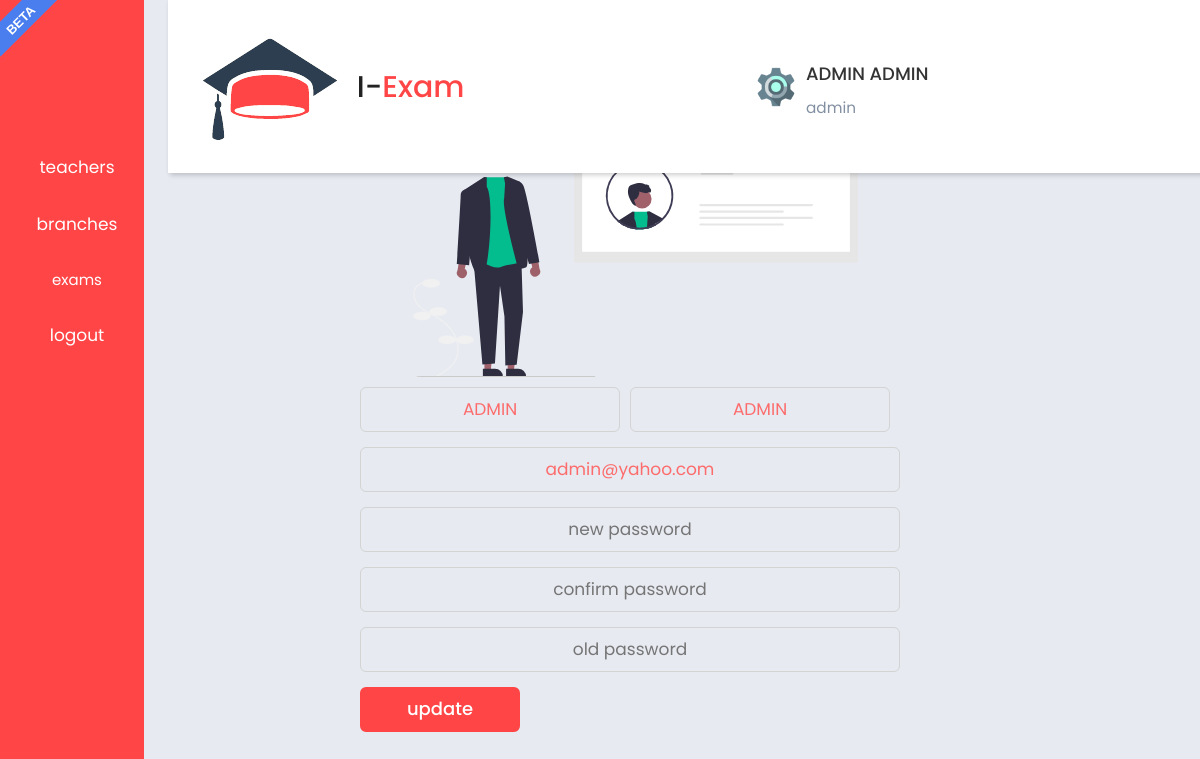
/action/profile.php (signed in), run on the app's committed database.
### tables this page shows
CREATE TABLE `user` (
  `id` int(50) NOT NULL,
  `first_name` varchar(255) NOT NULL,
  `last_name` varchar(255) NOT NULL,
  `gender` enum('Male','Female') NOT NULL DEFAULT 'Male',
  `email` varchar(255) NOT NULL,
  `password` varchar(64) NOT NULL,
  `mobile` varchar(12) NOT NULL,
  `address` text NOT NULL,
  `created` datetime NOT NULL DEFAULT current_timestamp(),
  `role` enum('admin','student','teacher','user') NOT NULL,
  `img_src` varchar(50) NOT NULL DEFAULT 'img/student.png'
);

### action/profile.php (the view, shortened to what this page needs)
<?php
include('../config/db_conn.php');
    $id_user=$_SESSION['userid'];
    $sql_user="SELECT * FROM user WHERE user.id='$id_user'  ";
    $result=mysqli_query($conn, $sql_user);
    $row=mysqli_fetch_assoc($result);
?>
<!DOCTYPE html>
<html lang="en">
<head>
    <?php    include('../inc/header.php'); ?>
    <link rel="stylesheet"
        href="https://maxst.icons8.com/vue-static/landings/line-awesome/line-awesome/1.3.0/css/line-awesome.min.css">
    <link rel="stylesheet" href="../css/admin.css">
    <link rel="stylesheet" href="../css/notification.css">
    <link rel="stylesheet" href="../css/switch.css">
    <link rel="stylesheet" href="../css/tag.css">
</head>
<body style="background-color:#e7eaf1;">
    <div class="sidebar">
        <div class="sidebar-brand">
            <h2><span class=""></span> <span></span></h2>
        </div>
        <div class="sidebar-menu">
            <ul>
            <?php
if($_SESSION['role']=='teacher')
echo'
<li>
                    <a href="teachers/teachers_exam.php" >
                        </br>
                        <p style="font-size:17px;">exams</p>
                    </a>
                </li>
                <li>
                    <a href="#">
                        </br>
                        <p style="font-size:15px;margin-left:25px;">exam questions</p>
                    </a>
                </li>
                <li>
                    <a href="#">
                        </br>
                        <p style="font-size:15px;margin-left:25px;">students results</p>
                    </a>
                </li>
                <li>
                    <a href="#">
                        </br>
                        <p style="font-size:15px;margin-left:40px;">his\her result</p>
                    </a>
                </li>
                <li>
                    <a href="#" class="active">
                        <p style="font-size:17px;">Contact admin</p>
                    </a>
                </li>';
else if($_SESSION['role']=='student')
  echo' <ul>
      <li>
          <a href="student/student_enroll_exam.php" >
              <p style="font-size:17px;">Exams</p>
          </a>
      </li>
      <br>
      <li>
          <a href="student/student_view_exam.php">
              <p style="font-size:17px;">Check Exams</p>
          </a>
      </li>
      <br>
      <li>
          <a href="#">
              <p style="font-size:15px;">Passing Exam & check result</p>
          </a>
      </li>
      <br>
      <li>
         <a href="#" class="active">
                        <p style="font-size:17px;">Contact admin</p>
     </li>';
else echo
'<li>
<a href="admin/admin_students.php" ><span class="las la-users">
        <p style="font-size:17px;">students</p>
    </span>
</a>
</li>
<li>
<a href="admin/admin_teachers.php">
    <span class="las la-user"></span>
    </br>
    <p style="font-size:17px;">teachers</p></span>
</a>
</li>
<li>
<a href="branches/branches_faculty.php">
    </br>
    <p style="font-size:17px;">branches</p>
    </span>
</a>
</li>
<li>
<a href="admin/admin_exams.php">
    </br>
    <p style="font-size:15px;">exams</p>
</a>
</li>';
?>
                <li>
                    <a href="../logout.php" onclick="return confirm('Are You sure you want to logout ?');">
                        <p style="font-size:17px;">logout</p>
                    </a>
                </li>
            </ul>
        </div>
    </div>
    <div class="main-content">
        <header>
            <h2>
                <label for="nav-toggle">
<img src="../img/logo.png">
                </label> I-<font style="color:#ff4546;">Exam</font>
            </h2>
            <div class="user-wrapper">
                <a href="profile.php"><img src="../<?php echo $_SESSION['img']; ?>" width="40px" height="40px" alt=""></a>
                <div>
                    <h4> <?php echo $_SESSION['name']; ?> </h4>
                    <small> <?php echo $_SESSION['role']; ?> </small>
                </div>
            </div>
        </header>
            <center style="padding-top:10%;">
                <br><br>
                <img src="../img/profile_setting.svg" style="width:40%; border-radius: 20px; margin-top:-4%;">
                <section class="contact" id="contact">
                    <div class="max-width">
                        <form>
                            <div class="contact-content">
                                <div class="column right">
                                    <div class="form">
                                        <div class="fields">
                                            <div class="field name">
                                                <input type="text" value="<?php echo $row['first_name'];?>" required>
                                            </div>
                                            <div class="field name">
                                                <input type="text" value="<?php echo $row['last_name'];?>" required>
                                            </div>
                                        </div>
                                        <div class="field name">
                                            <input type="text" value="<?php echo $row['email'];?>" required>
                                        </div>
                                    </div>
                                </div>
                            </div>
                        </form>
                    </div>
                </section>
            </center>
            <center>
                <section class="contact" id="contact">
                    <div class="max-width">
                        <form method="POST" action="update.php">
                            <div class="contact-content">
                                <div class="column right">
                                    <div class="form">
                                        <div class="field name">
                                            <input type="text" placeholder="new password" name="password" id="password"
                                                required>
                                        </div>
                                        <div class="field name">
                                            <input type="text" placeholder="confirm password" id="confirm_password"
                                                name="confirm_password" required>
                                        </div>
                                        <div class="field name">
                                            <input type="text" placeholder="old password" id="old_password"
                                                name="old_password" required>
                                        </div>
                                        <div class="button-area">
                                            <button type="submit" name="update" id="update">update</button>
                                        </div>
                                    </div>
                                </div>
                            </div>
                    </div>
                </section>
            </center>
    </div>
</body>
</html>

### css/admin.css (style rules this page uses)
:root { --main-color: #ff4546; --color-dark: #1d2231; --text-grey: #8390a2; }
body { font-size: 18px; }
* { padding: 0; margin: 0; box-sizing: border-box; list-style-type: none; text-decoration: none; font-family: "Poppins", sans-serif; }
.sidebar { width: 20%; position: fixed; left: 0; top: 0; height: 100%; background: var(--main-color); z-index: 100; transition: width 300ms; }
.sidebar-brand { height: 90px; padding: 1rem 0rem 1rem 2rem; color: #fff; }
.sidebar-menu { margin-top: 30%; }
.sidebar-menu li { width: 100%; margin-bottom: 1.7rem; padding-left: 1rem; }
.sidebar-menu a { padding-left: 1rem; display: block; color: #fff; font-size: 1.1rem; }
.sidebar-menu a span:first-child { font-size: 1.5rem; padding-right: 1rem; }
.main-content { transition: margin-left 300ms; margin-left: 250px; }
header { background: #fff; display: flex; justify-content: space-between; padding: 1rem 2.5rem; box-shadow: 2px 2px 5px rgba(0, 0, 0, 0.2); position: fixed; left: 20%; width: calc(80%); top: 0; z-index: 100; transition: left 300ms; }
header h2 { color: #222; }
.user-wrapper { display: flex; align-items: center; }
.user-wrapper img { border-radius: 50%; margin-right: 1rem; }
.user-wrapper small { display: inline-block; color: var(--text-grey); }
@media only screen and (max-width: 1200px) { .sidebar { width: 12%; } }
@media only screen and (max-width: 1200px) { .sidebar .sidebar-brand, .sidebar li { padding-left: 1rem; text-align: center; } }
@media only screen and (max-width: 1200px) { .sidebar li a { padding-left: 0rem; } }
@media only screen and (max-width: 1200px) { .main-content { margin-left: 5%; } }
@media only screen and (max-width: 1200px) { .main-content header { width: calc(100% - 70px); left: 14%; } }
input[type="text"], input[type="email"], input[type="password"], select, textarea, option { display: block; box-sizing: border-box; padding: 4px; height: 40px; border: 2px solid #ff4546; outline: none; font-family: "Montserrat", sans-serif; font-weight: 400; font-size: 15px; text-align: center; background: none; margin: 10px auto; color: #fd6c6c; border-radius: 7px; transition: 0.25s; }
.contact .contact-content .column { width: calc(50% - 30px); }
.contact .right .form .fields { display: flex; }
.contact .right .form .field, .contact .right .form .fields .field { height: 45px; width: 100%; margin-bottom: 15px; }
.contact .right .form .name { margin-right: 10px; }
.contact .right .form .field input, .contact .right .form .textarea textarea { height: 100%; width: 100%; border: 1px solid lightgrey; border-radius: 6px; outline: none; padding: 0 15px; font-size: 17px; font-family: "Poppins", sans-serif; transition: all 0.3s ease; }
.contact .right .form .button-area { display: flex; align-items: center; }
.right .form .button-area button { color: #fff; display: block; width: 160px !important; height: 45px; outline: none; font-size: 18px; font-weight: 500; border-radius: 6px; cursor: pointer; flex-wrap: nowrap; background: #ff4546; border: 2px solid #ff4546; transition: all 0.3s ease; }

### css/tag.css (style rules this page uses)
body:after { z-index: 1000; content: "beta"; position: fixed; width: 80px; height: 25px; background: #4a7eee; top: 7px; left: -20px; text-align: center; font-size: 13px; font-family: sans-serif; text-transform: uppercase; font-weight: bold; color: #fff; line-height: 27px; transform:rotate(-45deg); }

### data on the page
user: first_name "ADMIN", last_name "ADMIN", email "admin@yahoo.com"

### other printed values
$_SESSION['name'] "ADMIN ADMIN"
$_SESSION['role'] "admin"
